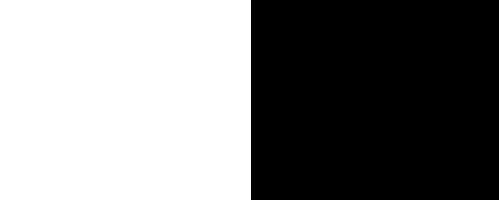
#> input picture module02-arithmetic-logical-thresholding/rectangle.jpg, 499 x 200 px, found by its file name
$ python bitwiseSample.py
#> lines starting #> are read from the running program, lines starting #| are printed output that depends on the picture
import cv2
import matplotlib.pyplot as plt

imgrect=cv2.imread('img/rectangle.jpg', cv2.IMREAD_GRAYSCALE)
#> imgrect is the input picture: shape (200, 499); min 0, max 255, mean 128.3
imgrcircle=cv2.imread('img/circle.jpg', cv2.IMREAD_GRAYSCALE)
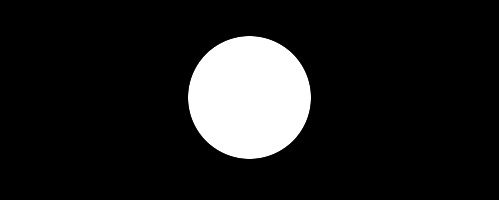
#> input picture Myworkout/img/circle.jpg, 499 x 200 px
#> imgrcircle is the input picture: shape (200, 499); min 0, max 255, mean 30.2


imgbwand=cv2.bitwise_xor(imgrcircle,imgrect,mask=None)
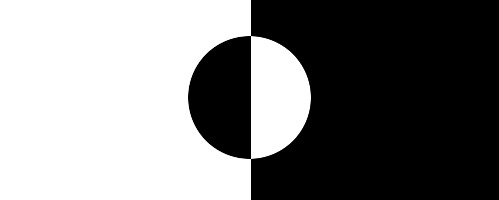
#> imgbwand: shape (200, 499); min 0, max 255, mean 127.3

# Plot the images
plt.figure(figsize=(18, 5))
plt.subplot(131)
plt.imshow(imgrect, cmap='gray')
plt.title('Rectangle')

plt.subplot(132)
plt.imshow(imgrcircle, cmap='gray')
plt.title('Circle')

plt.subplot(133)
plt.imshow(imgbwand, cmap='gray')
plt.title('AND')
print(imgrect.shape)
#| (200, 499)
print(imgrcircle.shape)
#| (200, 499)

plt.show()
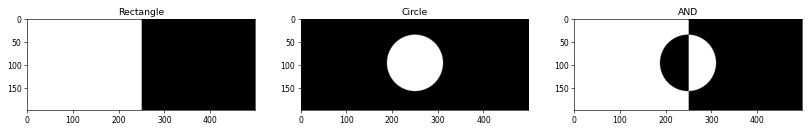
#> figure drawn by matplotlib, 3 panels
